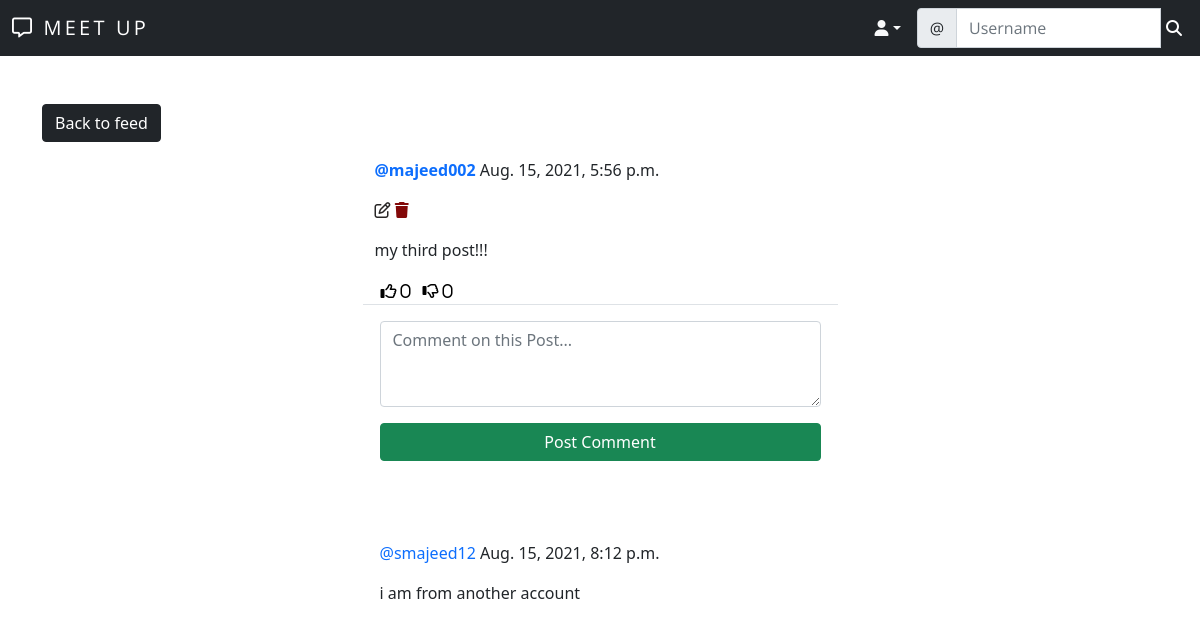
/meet/post/3/ (signed in), run on an earlier commit of the app's database.
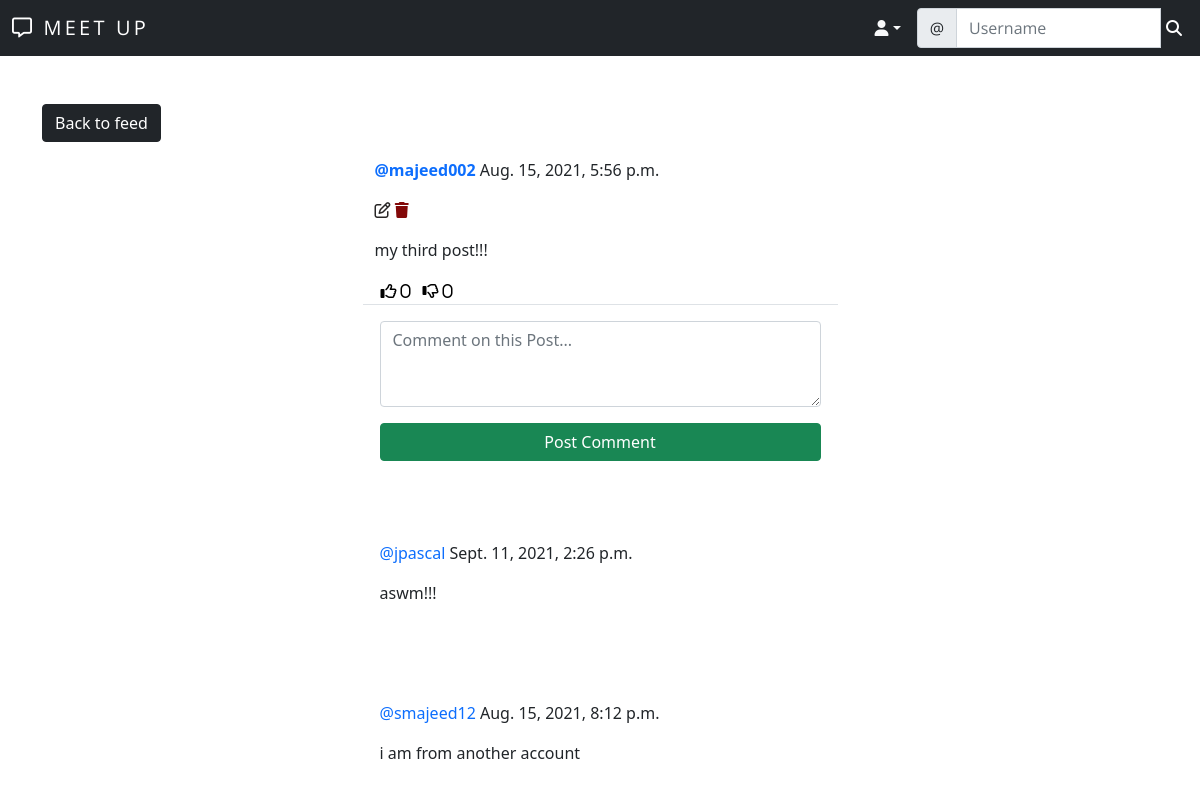
And on a later commit of the database.
### meet/models.py (models this page shows)
class Comment(models.Model):
    comment = models.TextField()
    created_on = models.DateTimeField(default=timezone.now)
    post = models.ForeignKey('Post', on_delete=models.CASCADE)
    author = models.ForeignKey(User, on_delete=models.CASCADE)

### meet/views.py (the view, shortened to what this page needs)
# urls.py: path('post/<int:pk>/', PostDetailView.as_view(), name='post_detail'),
class PostDetailView(LoginRequiredMixin, View):
    def get(self, request, pk, *args, **kwargs):
        post = Post.objects.get(pk=pk)
        form = CommentForm()
        comments = Comment.objects.filter(post=post).order_by('-created_on')
        context = {
            'post': post,
            'form': form,
            'comments': comments,
        }
        return render(request, 'meet/post_detail.html', context)

### meet/forms.py
class CommentForm(forms.ModelForm):
    comment = forms.CharField(
        label='',
        widget=forms.Textarea(
            attrs={'rows': '3',
                   'placeholder': 'Comment on this Post...'}
        ))
    class Meta:
        model = Comment
        fields = ['comment']

### meet/templates/meet/post_detail.html (shortened to what this page needs)
{% extends 'landing/base.html' %}
{% load crispy_forms_tags %}
{% block content %}
<div class="container">
    <div class="row mt-5 ">
        <div class="col-md-5 col-sm-6">
            <a href="{% url 'post_list' %}" class="btn btn-dark">Back to feed</a>
        </div>
    </div>
    <div class="row justify-content-center mt-3 ">
        <div class="col-md-5 col-sm-12 border-bottom">
            <p><strong><a style="text-decoration: none" class="text-primary" href="{% url 'profile' post.author.profile.pk %}">@{{ post.author }}</a></strong> {{ post.created_on }}</p>
                {% if request.user == post.author %}
                <a href="{% url 'post_edit' post.pk %}" style="color: rgb(41, 39, 39);" ><i class="far fa-edit" title="Edit post"></i></a>
                <a href="{% url 'post_delete' post.pk %}" style="color:rgb(131, 9, 9);"><i class="fas fa-trash" title="Delete post"></i></a>
            {% endif %}
            <p>{{ post.body }}</p>
            <div class="d-flex flex-row">
                <form method="POST" action="{% url 'like' post.pk %}">
                    <button style="background-color: transparent; border: none; box-shadow: none;" type="submit">
                        <i class="far fa-thumbs-up"> <span>{{ post.likes.all.count }}</span></i>
                    </button>
                </form>
                <form method="POST" action="{% url 'dislike' post.pk %}">
                    <button style="background-color: transparent; border: none; box-shadow: none;" type="submit">
                        <i class="far fa-thumbs-down"> <span>{{ post.dislikes.all.count }}</span></i>
                    </button>
                </form>
        </div>
    </div>
    <div class="row justify-content-center mt-3 mb-5 ">
        <div class="col-md-5 col-sm-12 ">
            <form method="POST">
                {{ form | crispy }}
                <div class="d-grid gap-2">
                    <button class="btn btn-success mt-3">Post Comment</button>
                </div>
            </form>
        </div>
    </div>
    {% for comment in comments %}
    <div class="row justify-content-center mt-3 mb-5">
        <div class="col-md-5 col-sm-12">
            <p>
                <p><a style="text-decoration: none" class="text-primary" href="{% url 'profile' comment.author.profile.pk %}">@{{ comment.author }}</a> {{ comment.created_on }}</p>
        </p>
            <p>{{ comment.comment }}</p>
        </div>
    </div>
    {% endfor %}
</div>
{% endblock content %}

What changed in the data, as far as the page shows it:
added Comment: author "jpascal", created_on "Sept. 11, 2021, 2:26 p.m.", comment "aswm!!!"
